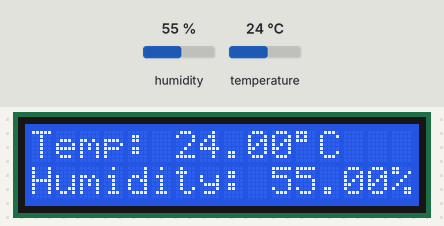
Recording of a sketch running on a simulated Arduino Uno, built with avr-gcc and run on an emulated ATmega328P. Shown: 16×2 character LCD. The test bench sets the inputs (shaded band); at power-on: humidity 55 %, temperature 24 °C. What the sketch prints to the serial monitor is not drawn.

Above: at 2.6 s.
2.7 s: humidity set to 22 %
At 5.9 s:
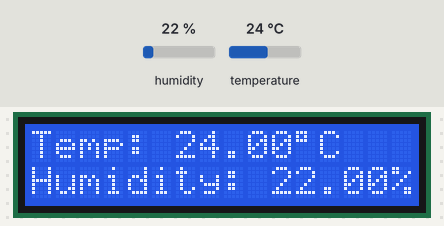
7.0 s: temperature set to 12 °C
At 9.3 s:
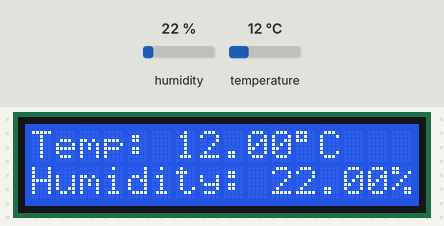
11.3 s: humidity set to 40 %
At 14.7 s:
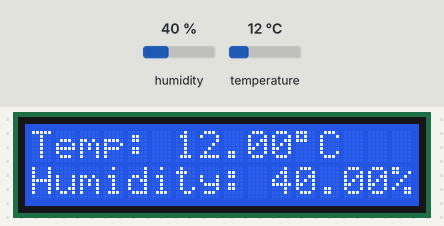
15.7 s: temperature set to 19 °C
At 18.0 s:
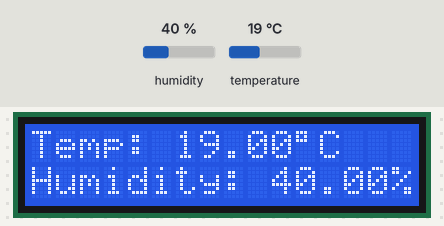
Timing chart, 0 to 19.5 s (numbered marks = the images above; inputs shaded):
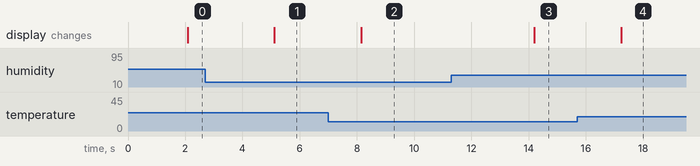

The sketch:

DHT_LCD.ino
```cpp
#include "DHT.h"
#include <LiquidCrystal.h>
LiquidCrystal lcd(12, 11, 5, 4, 3, 2);
#define DHTPIN 7 // Digital pin connected to the DHT sensor
#define DHTTYPE DHT11 // DHT 11
//#define DHTTYPE DHT22 // DHT 22 (AM2302), AM2321
DHT dht(DHTPIN, DHTTYPE);
void setup() {
Serial.begin(9600);
Serial.println(F("DHT11 test!"));
dht.begin();
lcd.begin(16, 2); //lcd.begin(columns, rows); set up the dimension of LCD displayer
}
void loop() {
// Wait a few seconds between measurements.
delay(2000);
// Reading temperature or humidity takes about 250 milliseconds!
// Sensor readings may also be up to 2 seconds 'old' (its a very slow sensor)
float h = dht.readHumidity();
// Read temperature as Celsius (the default)
float t = dht.readTemperature();
// Read temperature as Fahrenheit (isFahrenheit = true)
// if there is any error, serial monitor would print:
if (isnan(h) || isnan(t)) {
Serial.println(F("Failed to read from DHT sensor!"));
return;
}
//lcd setup
lcd.setCursor(0,0);
lcd.print("Temp: ");
lcd.print(t);
lcd.print((char)223); //use this for the symbol for degree º
lcd.print("C");
lcd.setCursor(0,1);
lcd.print("Humidity: ");
lcd.print(h);
lcd.print("%");
delay(1000);
}
```

Measured:
- after the input at 2.7 s, the display: changes after 2.4 s (image 1)
- after the input at 7.0 s, the display: changes after 1.1 s (image 2)
- after the input at 11.3 s, the display: changes after 2.9 s (image 3)
- after the input at 15.7 s, the display: changes after 1.5 s (image 4)
